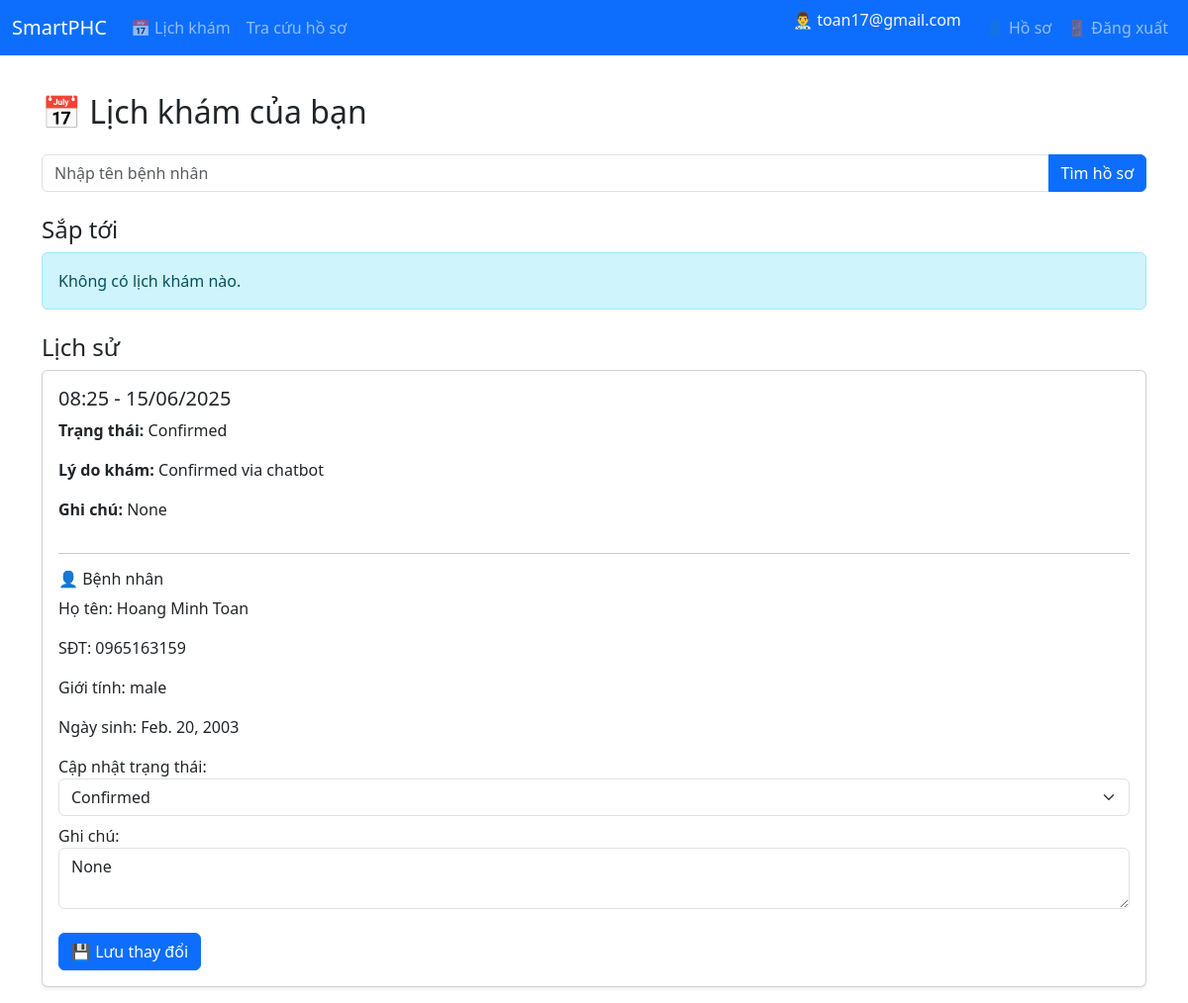
The app's page /doctor/schedule/ (signed in) with its own data.
### auth_service/models.py (models this page shows, shortened)
class User(AbstractBaseUser, PermissionsMixin):
    ROLE_CHOICES = [
        ('patient', 'Patient'),
        ('doctor', 'Doctor'),
        ('nurse', 'Nurse'),
        ('admin', 'Admin'),
        ('lab_staff', 'Lab Staff'),
        ('pharmacist', 'Pharmacist'),
    ]
    STATUS_CHOICES = [
        ('pending', 'Pending'),
        ('approved', 'Approved'),
        ('rejected', 'Rejected'),
    ]
    id = models.UUIDField(primary_key=True, default=uuid.uuid4, editable=False)
    email = models.EmailField(unique=True)
    role = models.CharField(max_length=20, choices=ROLE_CHOICES)
    status = models.CharField(max_length=20, choices=STATUS_CHOICES, default='pending')
    created_at = models.DateTimeField(auto_now_add=True)
    last_login = models.DateTimeField(auto_now=True)
    is_staff = models.BooleanField(default=False)
    is_superuser = models.BooleanField(default=False)
    USERNAME_FIELD = 'email'
    REQUIRED_FIELDS = []
    objects = UserManager()

### appointment/models.py (models this page shows)
class Appointment(models.Model):
    STATUS_CHOICES = [
        ('pending', 'Pending'),
        ('confirmed', 'Confirmed'),
        ('completed', 'Completed'),
        ('cancelled', 'Cancelled'),
    ]
    id = models.UUIDField(primary_key=True, default=uuid.uuid4, editable=False)
    patient = models.ForeignKey(settings.AUTH_USER_MODEL, on_delete=models.CASCADE, related_name='appointments_as_patient')
    doctor = models.ForeignKey(settings.AUTH_USER_MODEL, on_delete=models.CASCADE, related_name='appointments_as_doctor')
    date_time = models.DateTimeField()
    reason = models.TextField()
    notes = models.TextField(blank=True, null=True)
    status = models.CharField(max_length=20, choices=STATUS_CHOICES, default='pending')

### user_profile/models.py (models this page shows)
class UserProfile(models.Model):
    GENDER_CHOICES = [
        ('male', 'Male'),
        ('female', 'Female'),
        ('other', 'Other'),
    ]
    user = models.OneToOneField(settings.AUTH_USER_MODEL, on_delete=models.CASCADE)
    full_name = models.CharField(max_length=100)
    date_of_birth = models.DateField()
    gender = models.CharField(max_length=10, choices=GENDER_CHOICES)
    phone_number = models.CharField(max_length=20)
    address = models.TextField()
    profile_photo = models.URLField(blank=True, null=True)

### appointment/views.py (the view)
# urls.py: path('schedule/', doctor_schedule_view, name='doctor-schedule'),
@login_required
def doctor_schedule_view(request):
    if request.user.role != "doctor":
        messages.error(request, "Bạn không có quyền truy cập.")
        return redirect("home")
    upcoming = (
        Appointment.objects.filter(doctor=request.user, date_time__gte=timezone.now())
        .order_by("date_time")
        .select_related("patient")
    )
    history = (
        Appointment.objects.filter(doctor=request.user, date_time__lt=timezone.now())
        .order_by("-date_time")
        .select_related("patient")
    )
    for appt in list(upcoming) + list(history):
        appt.patient_profile = UserProfile.objects.filter(user=appt.patient).first()
    return render(
        request,
        "doctor_schedule.html",
        {
            "upcoming": upcoming,
            "history": history,
        },
    )

### appointment/templates/doctor_schedule.html (shortened to what this page needs)
{% extends "base.html" %}
{% block content %}
<h2 class="mb-4">📅 Lịch khám của bạn</h2>
<form method="get" action="{% url 'search-medical-history' %}" class="mb-4">
  <div class="input-group">
    <input type="text" name="q" class="form-control" placeholder="Nhập tên bệnh nhân">
    <button type="submit" class="btn btn-primary">Tìm hồ sơ</button>
  </div>
</form>
<h4>Sắp tới</h4>
{% for a in upcoming %}
  <div class="card mb-3 p-3 shadow-sm">
    <h5>{{ a.date_time|date:"H:i - d/m/Y" }}</h5>
    <p><strong>Trạng thái:</strong> {{ a.get_status_display }}</p>
    <p><strong>Lý do khám:</strong> {{ a.reason }}</p>
    <p><strong>Ghi chú:</strong> {{ a.notes|default:"(Không có)" }}</p>
    <hr>
    <h6>👤 Bệnh nhân</h6>
    <p>Họ tên: {{ a.patient_profile.full_name }}</p>
    <p>SĐT: {{ a.patient_profile.phone_number }}</p>
    <p>Giới tính: {{ a.patient_profile.gender }}</p>
    <p>Ngày sinh: {{ a.patient_profile.date_of_birth }}</p>
    <form method="post" action="{% url 'update-appointment' a.id %}">
      {% csrf_token %}
      <label for="status">Cập nhật trạng thái:</label>
      <select name="status" class="form-select mb-2">
        {% for key, val in a.STATUS_CHOICES %}
          <option value="{{ key }}" {% if key == a.status %}selected{% endif %}>{{ val }}</option>
        {% endfor %}
      </select>
      <label for="notes">Ghi chú:</label>
      <textarea name="notes" class="form-control">{{ a.notes }}</textarea>
      <br>
      <button type="submit" class="btn btn-primary">💾 Lưu thay đổi</button>
    </form>
    {% if a.status == 'pending' %}
    <form method="post" action="{% url 'respond-appointment' a.id 'accept' %}" class="d-inline">
      {% csrf_token %}
      <button type="submit" class="btn btn-success btn-sm mt-2">Chấp nhận</button>
    </form>
    <form method="post" action="{% url 'respond-appointment' a.id 'reject' %}" class="d-inline">
      {% csrf_token %}
      <button type="submit" class="btn btn-danger btn-sm mt-2">Từ chối</button>
    </form>
    {% endif %}
  </div>
{% empty %}
  <div class="alert alert-info">Không có lịch khám nào.</div>
{% endfor %}
<h4 class="mt-4">Lịch sử</h4>
{% for a in history %}
  <div class="card mb-3 p-3 shadow-sm">
    <h5>{{ a.date_time|date:"H:i - d/m/Y" }}</h5>
    <p><strong>Trạng thái:</strong> {{ a.get_status_display }}</p>
    <p><strong>Lý do khám:</strong> {{ a.reason }}</p>
    <p><strong>Ghi chú:</strong> {{ a.notes|default:"(Không có)" }}</p>
    <hr>
    <h6>👤 Bệnh nhân</h6>
    <p>Họ tên: {{ a.patient_profile.full_name }}</p>
    <p>SĐT: {{ a.patient_profile.phone_number }}</p>
    <p>Giới tính: {{ a.patient_profile.gender }}</p>
    <p>Ngày sinh: {{ a.patient_profile.date_of_birth }}</p>
    <form method="post" action="{% url 'update-appointment' a.id %}">
      <label for="status">Cập nhật trạng thái:</label>
      <select name="status" class="form-select mb-2">
        {% for key, val in a.STATUS_CHOICES %}
          <option value="{{ key }}" {% if key == a.status %}selected{% endif %}>{{ val }}</option>
        {% endfor %}
      </select>
      <label for="notes">Ghi chú:</label>
      <textarea name="notes" class="form-control">{{ a.notes }}</textarea>
      <br>
      <button type="submit" class="btn btn-primary">💾 Lưu thay đổi</button>
    </form>
  </div>
{% empty %}
  <div class="alert alert-info">Không có lịch sử.</div>
{% endfor %}
{% endblock %}

### appointment/templates/base.html (shortened to what this page needs)
<!DOCTYPE html>
<html lang="vi">
<head>
  <link href="https://cdn.jsdelivr.net/npm/bootstrap@5.3.0/dist/css/bootstrap.min.css" rel="stylesheet">
</head>
<body>
  <nav class="navbar navbar-expand-lg navbar-dark bg-primary fixed-top">
    <div class="container-fluid">
      <a class="navbar-brand" href="#">SmartPHC</a>
      <div class="collapse navbar-collapse" id="navbarNav">
        <ul class="navbar-nav me-auto mb-2 mb-lg-0">
          {% if request.user.role == "doctor" %}
          <li class="nav-item">
            <a class="nav-link" href="{% url 'doctor-schedule' %}">📅 Lịch khám</a>
          </li>
          <li class="nav-item">
            <a class="nav-link" href="{% url 'search-medical-history' %}">Tra cứu hồ sơ</a>
          </li>
          {% elif request.user.role == "nurse" %}
          <li class="nav-item">
            <a class="nav-link" href="{% url 'nurse-patient-list' %}">Patients</a>
          </li>
          {% endif %}
        </ul>
        <ul class="navbar-nav ms-auto">
          <li class="nav-item">
            <span class="navbar-text text-light me-3">👨‍⚕️ {{ request.user.email }}</span>
          </li>
          <li class="nav-item">
            <a class="nav-link" href="/auth/profile/">👤 Hồ sơ</a>
          </li>
          <li class="nav-item">
            <a class="nav-link" href="{% url 'logout' %}">🚪 Đăng xuất</a>
          </li>
        </ul>
      </div>
    </div>
  </nav>
  <div class="container mt-4">
    {% block content %}{% endblock %}
  </div>
</body>
</html>

### appointment/templates/base.html (style rules this page uses)
body { padding-top: 70px; }

### records on screen
Appointment: date_time "08:25 - 15/06/2025", status "Confirmed", reason "Confirmed via chatbot", notes "None", patient_profile.full_name "Hoang Minh Toan", patient_profile.phone_number "0965163159", patient_profile.gender "male", patient_profile.date_of_birth "Feb. 20, 2003"

### other values on screen
{{ request.user.email }} "toan17@gmail.com"
